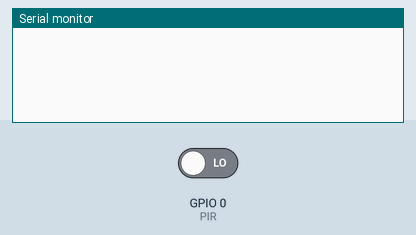
The sketch below on a simulated ESP32. Parts: the last lines printed to the serial monitor. Inputs (shaded band) come from the test bench; at power-on: GPIO 0 (PIR) LOW.

Above: at 1.2 s.
1.3 s: GPIO 0 (PIR) driven HIGH
At 2.1 s:
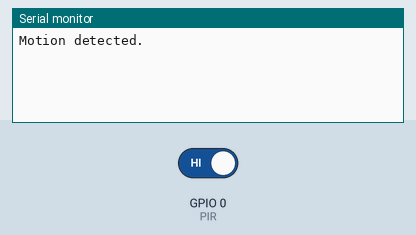
At 2.9 s:
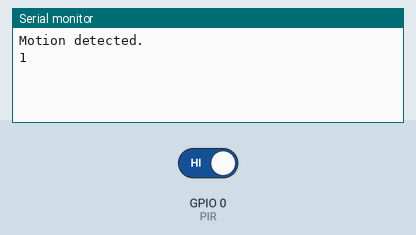

The sketch:

esp32.mini.pir.SR602.210201.ino
```cpp
#define PIR 0
bool MOTION_DETECTED = false;

void pinChanged()
{
  MOTION_DETECTED = true;
}
void setup()
{
  Serial.begin(9600);
  pinMode(PIR,INPUT_PULLDOWN);
  attachInterrupt(PIR, pinChanged, RISING);
}

int counter=0;

void loop()
{
  int i=0;
  if(MOTION_DETECTED)
  {
    Serial.println("Motion detected.");
    delay(1000);counter++;
    MOTION_DETECTED = false;
    Serial.println(counter);

  }
  delay(20);
}
```

Measured:
- after the input at 1.3 s, the serial monitor: prints a new line at once (image 1)
